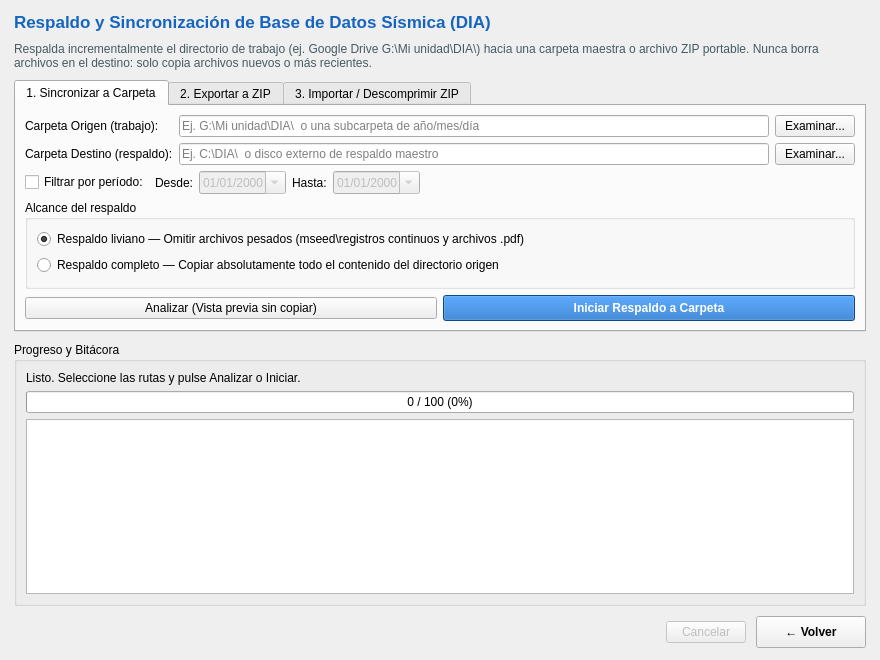
<?xml version="1.0" encoding="UTF-8"?>
<ui version="4.0">
 <class>RespaldoBaseDatosWindow</class>
 <widget class="QMainWindow" name="RespaldoBaseDatosWindow">
  <property name="geometry">
   <rect>
    <x>0</x>
    <y>0</y>
    <width>880</width>
    <height>660</height>
   </rect>
  </property>
  <property name="windowTitle">
   <string>Respaldo y Sincronización de Base de Datos (DIA) — RSA Sismología</string>
  </property>
  <widget class="QWidget" name="centralwidget">
   <layout class="QVBoxLayout" name="layout_principal">
    <property name="spacing">
     <number>10</number>
    </property>
    <property name="leftMargin">
     <number>14</number>
    </property>
    <property name="topMargin">
     <number>12</number>
    </property>
    <property name="rightMargin">
     <number>14</number>
    </property>
    <property name="bottomMargin">
     <number>12</number>
    </property>
    <item>
     <widget class="QLabel" name="lbl_titulo_respaldo">
      <property name="styleSheet">
       <string notr="true">font-size: 13pt; font-weight: bold; color: #1565C0;</string>
      </property>
      <property name="text">
       <string>Respaldo y Sincronización de Base de Datos Sísmica (DIA)</string>
      </property>
     </widget>
    </item>
    <item>
     <widget class="QLabel" name="lbl_subtitulo_respaldo">
      <property name="styleSheet">
       <string notr="true">color: #455A64; font-size: 9pt;</string>
      </property>
      <property name="wordWrap">
       <bool>true</bool>
      </property>
      <property name="text">
       <string>Respalda incrementalmente el directorio de trabajo (ej. Google Drive G:\Mi unidad\DIA\) hacia una carpeta maestra o archivo ZIP portable. Nunca borra archivos en el destino: solo copia archivos nuevos o más recientes.</string>
      </property>
     </widget>
    </item>
    <item>
     <widget class="QTabWidget" name="tabs_respaldo">
      <property name="currentIndex">
       <number>0</number>
      </property>
      <!-- PESTAÑA 1: SINCRONIZAR A CARPETA -->
      <widget class="QWidget" name="tab_carpeta">
       <attribute name="title">
        <string>1. Sincronizar a Carpeta</string>
       </attribute>
       <layout class="QGridLayout" name="grid_tab_carpeta">
        <item row="0" column="0">
         <widget class="QLabel" name="lbl_orig_c">
          <property name="text">
           <string>Carpeta Origen (trabajo):</string>
          </property>
         </widget>
        </item>
        <item row="0" column="1">
         <widget class="QLineEdit" name="txt_origen_carpeta">
          <property name="placeholderText">
           <string>Ej. G:\Mi unidad\DIA\  o una subcarpeta de año/mes/día</string>
          </property>
         </widget>
        </item>
        <item row="0" column="2">
         <widget class="QPushButton" name="btn_examinar_origen_carpeta">
          <property name="text">
           <string>Examinar...</string>
          </property>
         </widget>
        </item>
        <item row="1" column="0">
         <widget class="QLabel" name="lbl_dest_c">
          <property name="text">
           <string>Carpeta Destino (respaldo):</string>
          </property>
         </widget>
        </item>
        <item row="1" column="1">
         <widget class="QLineEdit" name="txt_destino_carpeta">
          <property name="placeholderText">
           <string>Ej. C:\DIA\  o disco externo de respaldo maestro</string>
          </property>
         </widget>
        </item>
        <item row="1" column="2">
         <widget class="QPushButton" name="btn_examinar_destino_carpeta">
          <property name="text">
           <string>Examinar...</string>
          </property>
         </widget>
        </item>
        <item row="2" column="0" colspan="3">
         <layout class="QHBoxLayout" name="lay_periodo_carpeta">
          <item>
           <widget class="QCheckBox" name="chk_periodo_carpeta">
            <property name="text">
             <string>Filtrar por período:</string>
            </property>
            <property name="checked">
             <bool>false</bool>
            </property>
           </widget>
          </item>
          <item>
           <widget class="QLabel" name="lbl_c_desde">
            <property name="text">
             <string>Desde:</string>
            </property>
           </widget>
          </item>
          <item>
           <widget class="QDateEdit" name="date_carpeta_ini">
            <property name="enabled">
             <bool>false</bool>
            </property>
            <property name="calendarPopup">
             <bool>true</bool>
            </property>
            <property name="displayFormat">
             <string>dd/MM/yyyy</string>
            </property>
           </widget>
          </item>
          <item>
           <widget class="QLabel" name="lbl_c_hasta">
            <property name="text">
             <string>Hasta:</string>
            </property>
           </widget>
          </item>
          <item>
           <widget class="QDateEdit" name="date_carpeta_fin">
            <property name="enabled">
             <bool>false</bool>
            </property>
            <property name="calendarPopup">
             <bool>true</bool>
            </property>
            <property name="displayFormat">
             <string>dd/MM/yyyy</string>
            </property>
           </widget>
          </item>
          <item>
           <spacer name="sp_per_c">
            <property name="orientation">
             <enum>Qt::Horizontal</enum>
            </property>
            <property name="sizeHint" stdset="0">
             <size>
              <width>20</width>
              <height>20</height>
             </size>
            </property>
           </spacer>
          </item>
         </layout>
        </item>
        <item row="3" column="0" colspan="3">
         <widget class="QGroupBox" name="grp_modo_carpeta">
          <property name="title">
           <string>Alcance del respaldo</string>
          </property>
          <layout class="QVBoxLayout" name="lay_modo_carpeta">
           <item>
            <widget class="QRadioButton" name="rb_carpeta_liviano">
             <property name="text">
              <string>Respaldo liviano — Omitir archivos pesados (mseed\registros continuos y archivos .pdf)</string>
             </property>
             <property name="checked">
              <bool>true</bool>
             </property>
             <property name="toolTip">
              <string>Conserva toda la base operativa (CSV, _aux, _cat, _rep, _res, XML, dia/.sis/.fas, fastHypo/, mseed/eventos/, reportes, procesamiento, shapes) omitiendo registros continuos de 24h y PDFs.</string>
             </property>
            </widget>
           </item>
           <item>
            <widget class="QRadioButton" name="rb_carpeta_completo">
             <property name="text">
              <string>Respaldo completo — Copiar absolutamente todo el contenido del directorio origen</string>
             </property>
            </widget>
           </item>
          </layout>
         </widget>
        </item>
        <item row="4" column="0" colspan="3">
         <layout class="QHBoxLayout" name="lay_btns_carpeta">
          <item>
           <widget class="QPushButton" name="btn_analizar_carpeta">
            <property name="minimumHeight">
             <number>32</number>
            </property>
            <property name="text">
             <string>Analizar (Vista previa sin copiar)</string>
            </property>
           </widget>
          </item>
          <item>
           <widget class="QPushButton" name="btn_ejecutar_carpeta">
            <property name="minimumHeight">
             <number>32</number>
            </property>
            <property name="styleSheet">
             <string notr="true">font-weight: bold; background-color: #1565C0; color: white; padding: 5px 14px;</string>
            </property>
            <property name="text">
             <string>Iniciar Respaldo a Carpeta</string>
            </property>
           </widget>
          </item>
         </layout>
        </item>
       </layout>
      </widget>
      <!-- PESTAÑA 2: EXPORTAR A ZIP -->
      <widget class="QWidget" name="tab_exportar_zip">
       <attribute name="title">
        <string>2. Exportar a ZIP</string>
       </attribute>
       <layout class="QGridLayout" name="grid_tab_zip_exp">
        <item row="0" column="0">
         <widget class="QLabel" name="lbl_orig_z">
          <property name="text">
           <string>Carpeta Origen a empaquetar:</string>
          </property>
         </widget>
        </item>
        <item row="0" column="1">
         <widget class="QLineEdit" name="txt_origen_zip">
          <property name="placeholderText">
           <string>Ej. G:\Mi unidad\DIA\  o una carpeta de año/mes</string>
          </property>
         </widget>
        </item>
        <item row="0" column="2">
         <widget class="QPushButton" name="btn_examinar_origen_zip">
          <property name="text">
           <string>Examinar...</string>
          </property>
         </widget>
        </item>
        <item row="1" column="0">
         <widget class="QLabel" name="lbl_dest_z">
          <property name="text">
           <string>Archivo ZIP de salida:</string>
          </property>
         </widget>
        </item>
        <item row="1" column="1">
         <widget class="QLineEdit" name="txt_archivo_zip_salida">
          <property name="placeholderText">
           <string>Ej. D:\respaldos\respaldo_DIA_20261127.zip</string>
          </property>
         </widget>
        </item>
        <item row="1" column="2">
         <widget class="QPushButton" name="btn_examinar_zip_salida">
          <property name="text">
           <string>Guardar como...</string>
          </property>
         </widget>
        </item>
        <item row="2" column="0" colspan="3">
         <layout class="QHBoxLayout" name="lay_periodo_zip">
          <item>
           <widget class="QCheckBox" name="chk_periodo_zip">
            <property name="text">
             <string>Filtrar por período:</string>
            </property>
            <property name="checked">
             <bool>false</bool>
            </property>
           </widget>
          </item>
          <item>
           <widget class="QLabel" name="lbl_z_desde">
            <property name="text">
             <string>Desde:</string>
            </property>
           </widget>
          </item>
          <item>
           <widget class="QDateEdit" name="date_zip_ini">
            <property name="enabled">
             <bool>false</bool>
            </property>
            <property name="calendarPopup">
             <bool>true</bool>
            </property>
            <property name="displayFormat">
             <string>dd/MM/yyyy</string>
            </property>
           </widget>
          </item>
          <item>
           <widget class="QLabel" name="lbl_z_hasta">
            <property name="text">
             <string>Hasta:</string>
            </property>
           </widget>
          </item>
          <item>
           <widget class="QDateEdit" name="date_zip_fin">
            <property name="enabled">
             <bool>false</bool>
            </property>
            <property name="calendarPopup">
             <bool>true</bool>
            </property>
            <property name="displayFormat">
             <string>dd/MM/yyyy</string>
            </property>
           </widget>
          </item>
          <item>
           <spacer name="sp_per_z">
            <property name="orientation">
             <enum>Qt::Horizontal</enum>
            </property>
            <property name="sizeHint" stdset="0">
             <size>
              <width>20</width>
              <height>20</height>
             </size>
            </property>
           </spacer>
          </item>
         </layout>
        </item>
        <item row="3" column="0" colspan="3">
         <widget class="QGroupBox" name="grp_modo_zip">
          <property name="title">
           <string>Contenido del archivo ZIP (soporta ZIP64 &gt; 4 GB e incluye manifiesto exacto de fechas)</string>
          </property>
          <layout class="QVBoxLayout" name="lay_modo_zip">
           <item>
            <widget class="QRadioButton" name="rb_zip_liviano">
             <property name="text">
              <string>ZIP liviano — Omitir archivos pesados (mseed\registros continuos y archivos .pdf)</string>
             </property>
             <property name="checked">
              <bool>true</bool>
             </property>
            </widget>
           </item>
           <item>
            <widget class="QRadioButton" name="rb_zip_completo">
             <property name="text">
              <string>ZIP completo — Incluir absolutamente todo el contenido del directorio origen</string>
             </property>
            </widget>
           </item>
          </layout>
         </widget>
        </item>
        <item row="4" column="0" colspan="3">
         <layout class="QHBoxLayout" name="lay_btns_zip_exp">
          <item>
           <widget class="QPushButton" name="btn_analizar_zip_exp">
            <property name="minimumHeight">
             <number>32</number>
            </property>
            <property name="text">
             <string>Analizar volumen a empaquetar</string>
            </property>
           </widget>
          </item>
          <item>
           <widget class="QPushButton" name="btn_ejecutar_zip_exp">
            <property name="minimumHeight">
             <number>32</number>
            </property>
            <property name="styleSheet">
             <string notr="true">font-weight: bold; background-color: #2E7D32; color: white; padding: 5px 14px;</string>
            </property>
            <property name="text">
             <string>Generar Archivo ZIP</string>
            </property>
           </widget>
          </item>
         </layout>
        </item>
       </layout>
      </widget>
      <!-- PESTAÑA 3: IMPORTAR DESDE ZIP -->
      <widget class="QWidget" name="tab_importar_zip">
       <attribute name="title">
        <string>3. Importar / Descomprimir ZIP</string>
       </attribute>
       <layout class="QGridLayout" name="grid_tab_zip_imp">
        <item row="0" column="0">
         <widget class="QLabel" name="lbl_zip_in">
          <property name="text">
           <string>Archivo ZIP de respaldo:</string>
          </property>
         </widget>
        </item>
        <item row="0" column="1">
         <widget class="QLineEdit" name="txt_archivo_zip_entrada">
          <property name="placeholderText">
           <string>Seleccione el archivo .zip generado desde la otra computadora</string>
          </property>
         </widget>
        </item>
        <item row="0" column="2">
         <widget class="QPushButton" name="btn_examinar_zip_entrada">
          <property name="text">
           <string>Examinar ZIP...</string>
          </property>
         </widget>
        </item>
        <item row="1" column="0">
         <widget class="QLabel" name="lbl_dest_imp">
          <property name="text">
           <string>Carpeta Destino (maestra):</string>
          </property>
         </widget>
        </item>
        <item row="1" column="1">
         <widget class="QLineEdit" name="txt_destino_importar">
          <property name="placeholderText">
           <string>Ej. C:\DIA\  (donde se fusionará el contenido del ZIP)</string>
          </property>
         </widget>
        </item>
        <item row="1" column="2">
         <widget class="QPushButton" name="btn_examinar_destino_importar">
          <property name="text">
           <string>Examinar...</string>
          </property>
         </widget>
        </item>
        <item row="2" column="0" colspan="3">
         <widget class="QCheckBox" name="chk_forzar_reemplazo_zip">
          <property name="text">
           <string>Forzar reemplazo de todos los archivos existentes (si se desmarca, solo reemplaza si el del ZIP es más reciente o no existe)</string>
          </property>
          <property name="checked">
           <bool>false</bool>
          </property>
         </widget>
        </item>
        <item row="3" column="0" colspan="3">
         <layout class="QHBoxLayout" name="lay_btns_zip_imp">
          <item>
           <widget class="QPushButton" name="btn_analizar_zip_imp">
            <property name="minimumHeight">
             <number>32</number>
            </property>
            <property name="text">
             <string>Analizar ZIP (Vista previa sin extraer)</string>
            </property>
           </widget>
          </item>
          <item>
           <widget class="QPushButton" name="btn_ejecutar_zip_imp">
            <property name="minimumHeight">
             <number>32</number>
            </property>
            <property name="styleSheet">
             <string notr="true">font-weight: bold; background-color: #6A1B9A; color: white; padding: 5px 14px;</string>
            </property>
            <property name="text">
             <string>Descomprimir en Destino</string>
            </property>
           </widget>
          </item>
         </layout>
        </item>
       </layout>
      </widget>
     </widget>
    </item>
    <!-- PROGRESO Y BITACORA COMPARTIDA -->
    <item>
     <widget class="QGroupBox" name="grp_progreso_respaldo">
      <property name="title">
       <string>Progreso y Bitácora</string>
      </property>
      <layout class="QVBoxLayout" name="lay_progreso_respaldo">
       <item>
        <widget class="QLabel" name="lbl_estado_respaldo">
         <property name="text">
          <string>Listo. Seleccione las rutas y pulse Analizar o Iniciar.</string>
         </property>
        </widget>
       </item>
       <item>
        <widget class="QProgressBar" name="barra_progreso_respaldo">
         <property name="value">
          <number>0</number>
         </property>
         <property name="format">
          <string>%v / %m (%p%)</string>
         </property>
        </widget>
       </item>
       <item>
        <widget class="QPlainTextEdit" name="txt_bitacora_respaldo">
         <property name="readOnly">
          <bool>true</bool>
         </property>
         <property name="styleSheet">
          <string notr="true">font-family: Consolas, 'Courier New', monospace; font-size: 9pt;</string>
         </property>
        </widget>
       </item>
      </layout>
     </widget>
    </item>
    <item>
     <layout class="QHBoxLayout" name="lay_botones_pie">
      <item>
       <spacer name="espaciador_pie">
        <property name="orientation">
         <enum>Qt::Horizontal</enum>
        </property>
        <property name="sizeHint" stdset="0">
         <size>
          <width>40</width>
          <height>20</height>
         </size>
        </property>
       </spacer>
      </item>
      <item>
       <widget class="QPushButton" name="btn_cancelar_respaldo">
        <property name="enabled">
         <bool>false</bool>
        </property>
        <property name="minimumHeight">
         <number>32</number>
        </property>
        <property name="text">
         <string>Cancelar</string>
        </property>
       </widget>
      </item>
      <item>
       <widget class="QPushButton" name="btn_salir_respaldo">
        <property name="minimumSize">
         <size>
          <width>110</width>
          <height>32</height>
         </size>
        </property>
        <property name="styleSheet">
         <string notr="true">font-weight: bold; padding: 4px 14px;</string>
        </property>
        <property name="text">
         <string>← Volver</string>
        </property>
       </widget>
      </item>
     </layout>
    </item>
   </layout>
  </widget>
 </widget>
 <resources/>
 <connections/>
</ui>
